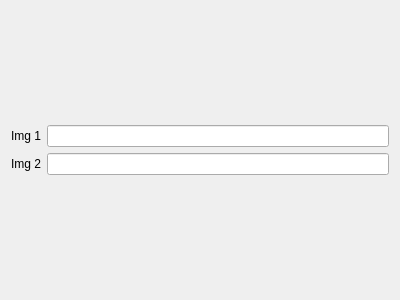
<?xml version="1.0" encoding="UTF-8"?>
<ui version="4.0">
 <class>compoundImgFunction</class>
 <widget class="QWidget" name="compoundImgFunction">
  <property name="geometry">
   <rect>
    <x>0</x>
    <y>0</y>
    <width>400</width>
    <height>300</height>
   </rect>
  </property>
  <property name="windowTitle">
   <string>Form</string>
  </property>
  <layout class="QGridLayout" name="gridLayout_2">
   <item row="0" column="0">
    <layout class="QGridLayout" name="gridLayout">
     <item row="0" column="0">
      <widget class="QLabel" name="label">
       <property name="text">
        <string>Img 1</string>
       </property>
      </widget>
     </item>
     <item row="0" column="1">
      <widget class="QLineEdit" name="img1Name"/>
     </item>
     <item row="1" column="0">
      <widget class="QLabel" name="label_2">
       <property name="text">
        <string>Img 2</string>
       </property>
      </widget>
     </item>
     <item row="1" column="1">
      <widget class="QLineEdit" name="img2Name"/>
     </item>
     <item row="2" column="0" colspan="2">
      <layout class="QGridLayout" name="filterSettingLayout"/>
     </item>
    </layout>
   </item>
  </layout>
 </widget>
 <resources/>
 <connections/>
</ui>
